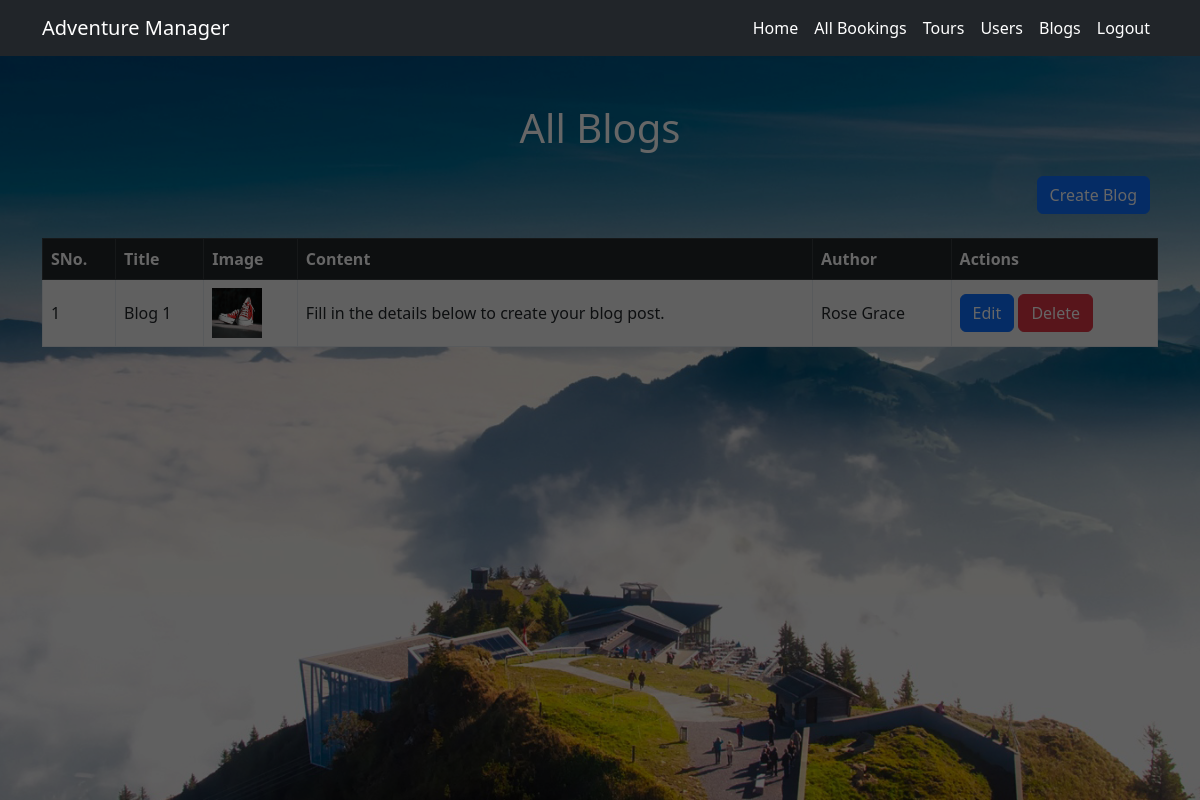
Screenshot of /manager/blog_list/ (signed in) with the database file from the repository.
### Manager/models.py (models this page shows, shortened)
class Blog(models.Model):
    title = models.CharField(max_length=200)
    image = models.ImageField(upload_to='media/manager/', blank=True, null=True)
    content = models.TextField(null=True, blank=True)
    author_name = models.CharField(max_length=100)
    created_at = models.DateTimeField(auto_now_add=True)
    updated_at = models.DateTimeField(auto_now=True)

### Manager/views.py (the view)
# urls.py: path('blog_list/', views.blog_list, name='blog_list'),
@login_required
def blog_list(request):
    user = get_object_or_404(ClientDetails, email=request.user)
    if user.is_manager:
        blogs = Blog.objects.all()
        return render(request, 'manager/blogs_list.html', {'blogs': blogs})
    return render(request, 'user/no_access.html')

### Templates/manager/blogs_list.html
{% extends 'manager/manager_base.html' %}
{% load static %}
{% block content %}
<div class="container my-5">
    <h1 class="text-center mb-4">All Blogs</h1>
    <div class="d-grid gap-2 d-md-flex mb-4 justify-content-md-end">
      <a href="{% url 'Manager:create_blog' %}">
          <button class="btn btn-primary me-md-2" type="button">Create Blog</button>
      </a>
    </div>
    <div class="table-responsive">
        <table class="table table-striped table-bordered align-middle">
            <thead class="table-dark">
                <tr>
                    <th scope="col">SNo.</th>
                    <th scope="col">Title</th>
                    <th scope="col">Image</th>
                    <th scope="col">Content</th>
                    <th scope="col">Author</th>
                    <th scope="col">Actions</th>
                </tr>
            </thead>
            <tbody>
                {% for blog in blogs %}
                <tr>
                    <td>{{ forloop.counter }}</td>
                    <td>{{ blog.title }}</td>
                    <td>
                        {% if blog.image %}
                            <img src="{{ blog.image.url }}" style="width: 50px; height: 50px">
                        {% else %}
                            NA
                        {% endif %}
                    </td>
                    <td>{{ blog.content }}</td>
                    <td>{{ blog.author_name }}</td>
                    <td>
                        <a class="btn btn-primary" href="{% url 'manager:edit_blog' blog.id %}">
                            Edit
                        </a>
                        <a class="btn btn-danger" href="{% url 'manager:delete_blog' blog.id %}">
                            Delete
                        </a>
                    </td>
                </tr>
                {% endfor %}
            </tbody>
        </table>
    </div>
</div>
{% endblock %}

### static/css/style.css (style rules this page uses)
body { background: url('static/images/slider1.jpg') no-repeat center center fixed; background-size: cover; color: white; }

### rows the page displays
Blog: title "Blog 1", image (picture), content "Fill in the details below to create your blog post.", author_name "Rose Grace"
